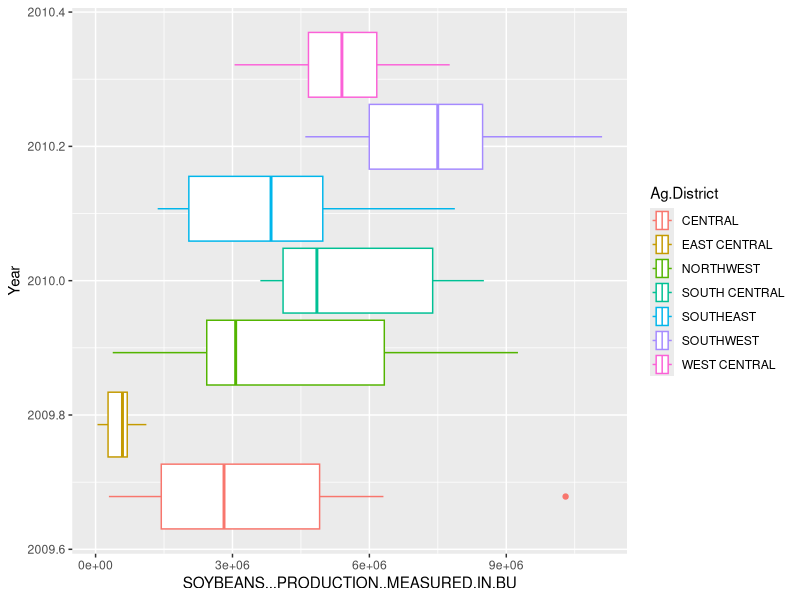
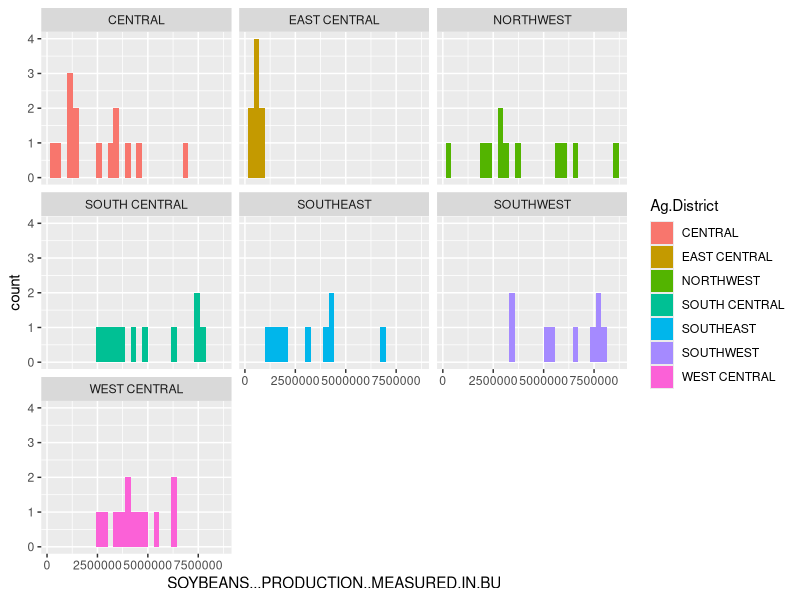
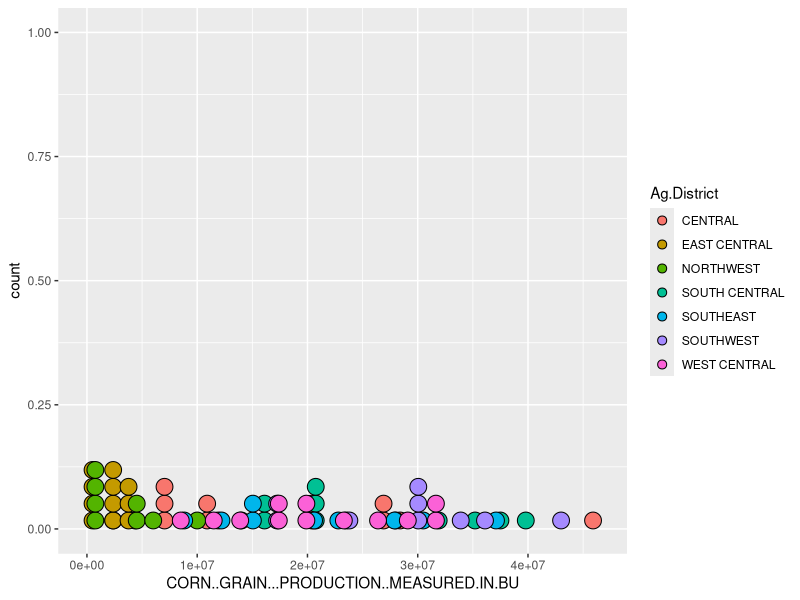
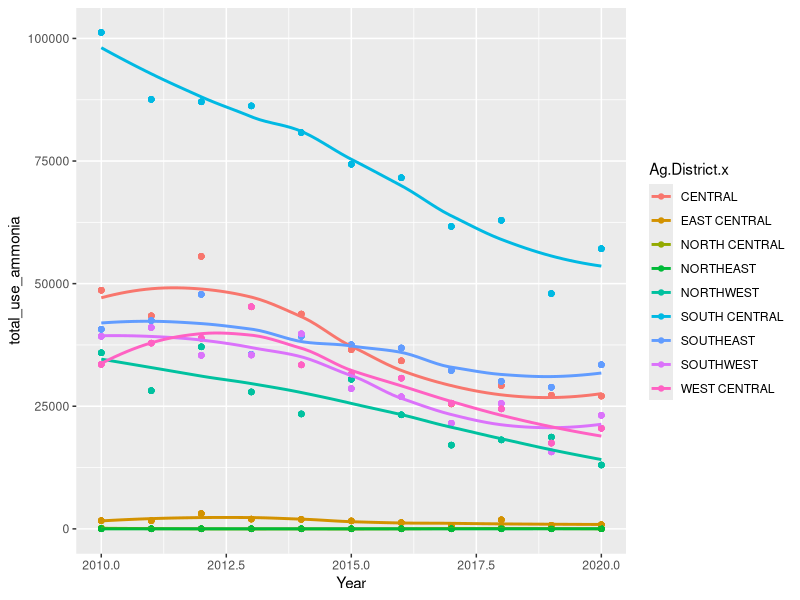
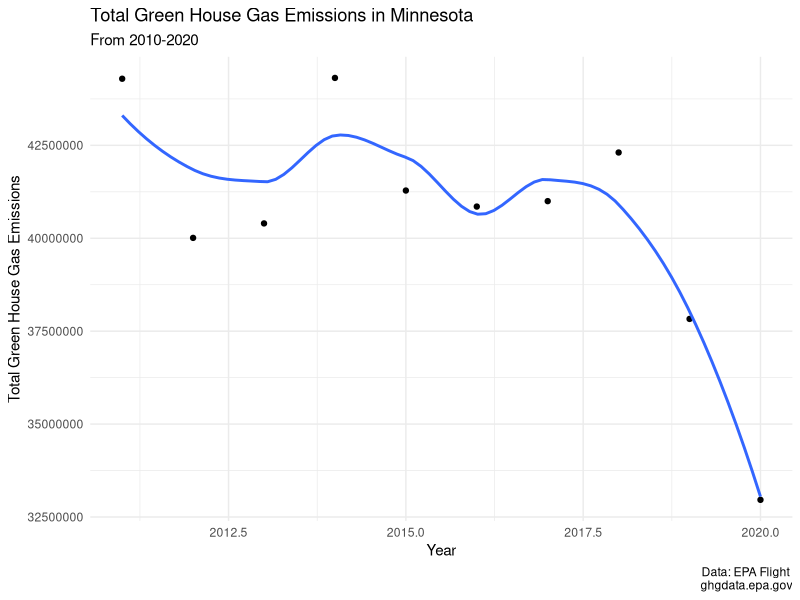

These charts were generated, in order, by the following R code:
## ---- chunk 1
library(tidyverse)
library(tidyr)
library(dplyr)
library(patchwork)
## ---- chunk 2

animals <- read.csv("Animals.csv")

CropProductivityIndex <- read.csv("CropProductivityIndex.csv")

AgDistricts <- read.csv("AgDistricts.csv")

tillable <- read.csv("TillableLand.csv")

FertilizerConsumption <- read.csv("FertilizerConsumption.csv")

Crops <- read.csv("Crops.csv")

## ---- chunk 3

Crops |>
  filter(Year == "2010")|>
  group_by(Ag.District)|>
    ggplot(aes(x = SOYBEANS...PRODUCTION..MEASURED.IN.BU, y = Year, color = Ag.District))+
  geom_boxplot()

Crops |>
  filter(Year == "2011")|>
  group_by(Ag.District)|>
    ggplot(aes(x = SOYBEANS...PRODUCTION..MEASURED.IN.BU, fill = Ag.District))+
  geom_histogram()+
  facet_wrap(~Ag.District)


corn_10 <- Crops |>
  filter(Year == "2010")|>
  ggplot(aes(x = CORN..GRAIN...PRODUCTION..MEASURED.IN.BU, fill = Ag.District))+
  geom_dotplot()
print(corn_10)

## ---- chunk 4

fert_con <- FertilizerConsumption |>
  select(Ag.District, Ammonia..82.0.0., Year) |>
  group_by(Ag.District, Year) |>
  summarise(total_use_ammonia = sum(Ammonia..82.0.0.))
## ---- chunk 5
#shit 
shitty_animals <- animals |>
  select(CATTLE..COWS..MILK...INVENTORY,CATTLE..COWS..BEEF...INVENTORY, HOGS...INVENTORY, TURKEYS...INVENTORY, Ag.District, Year.of.County_Animals) |>
  group_by(Ag.District, Year.of.County_Animals) |>
  summarise(totalshit_milk = sum(CATTLE..COWS..MILK...INVENTORY*155, na.rm=T),
            totalshit_beef = sum(CATTLE..COWS..BEEF...INVENTORY*54,na.rm = T),
            totalshit_hogs = sum(HOGS...INVENTORY*14.8, na.rm = T),
            totalshit_turkeys = sum(TURKEYS...INVENTORY*.47, na.rm = T)) |>
  mutate(Maximum_shit = totalshit_milk + totalshit_beef + totalshit_hogs + totalshit_turkeys) |>
  arrange(desc(Maximum_shit))

max_manure <- shitty_animals |>
  select(Ag.District, Maximum_shit, Year.of.County_Animals) |>
  arrange(desc(Maximum_shit))

#total animals
total_animals <- animals|>
  select(CATTLE..COWS..MILK...INVENTORY,CATTLE..COWS..BEEF...INVENTORY, HOGS...INVENTORY, TURKEYS...INVENTORY,Year.of.County_Animals, Ag.District, Year.of.County_Animals) |>
  group_by(Ag.District, Year.of.County_Animals) |>
  summarise(total_milk = sum(CATTLE..COWS..MILK...INVENTORY, na.rm=T),
            total_beef = sum(CATTLE..COWS..BEEF...INVENTORY,na.rm = T),
            total_hogs = sum(HOGS...INVENTORY, na.rm = T),
            total_turkeys = sum(TURKEYS...INVENTORY, na.rm = T))|>
  mutate(Max_animals = total_milk + total_beef + total_hogs + total_turkeys)

total_animals |>
  select(Ag.District, Max_animals, Year.of.County_Animals) |>
  arrange(desc(Max_animals))
                                                  
## ---- chunk 6
glimpse(max_manure)

joined_amm_shit <- left_join(fert_con, max_manure, join_by("Year" == "Year.of.County_Animals")) 

joined_amm_shit |>
  group_by(Ag.District.x)

joined_amm_shit |>
  ggplot(aes(x = Year, y = total_use_ammonia, color = Ag.District.x)) +
  geom_point() +
  geom_smooth(se = FALSE)
## ---- chunk 7

library(readr)
emissions_1 <- read_csv("emissions_1.csv")
View(emissions_1)


emissions_1$"2011_emissions" <- as.numeric(gsub(",","", emissions_1$`TOTAL REPORTED EMISSIONS, 2011`))
emissions_1$"2012_emissions" <- as.numeric(gsub(",","", emissions_1$`TOTAL REPORTED EMISSIONS, 2012`))
emissions_1$"2013_emissions" <- as.numeric(gsub(",","", emissions_1$`TOTAL REPORTED EMISSIONS, 2013`))
emissions_1$"2014_emissions" <- as.numeric(gsub(",","", emissions_1$`TOTAL REPORTED EMISSIONS, 2014`))
emissions_1$"2015_emissions" <- as.numeric(gsub(",","", emissions_1$`TOTAL REPORTED EMISSIONS, 2015`))
emissions_1$"2016_emissions" <- as.numeric(gsub(",","", emissions_1$`TOTAL REPORTED EMISSIONS, 2016`))
emissions_1$"2017_emissions" <- as.numeric(gsub(",","", emissions_1$`TOTAL REPORTED EMISSIONS, 2017`))
emissions_1$"2018_emissions" <- as.numeric(gsub(",","", emissions_1$`TOTAL REPORTED EMISSIONS, 2018`))
emissions_1$"2019_emissions" <- as.numeric(gsub(",","", emissions_1$`TOTAL REPORTED EMISSIONS, 2019`))
emissions_1$"2020_emissions" <- as.numeric(gsub(",","", emissions_1$`TOTAL REPORTED EMISSIONS, 2020`))

emissions_1 <- emissions_1 |>
  na.omit()

emissions_2 <- emissions_1 |>
  select("2011_emissions","2012_emissions",
         "2013_emissions","2014_emissions",
         "2015_emissions","2016_emissions",
         "2017_emissions","2018_emissions",
         "2019_emissions","2020_emissions") 


summed_emissions <- emissions_2|>
  summarise(`2011` = sum(`2011_emissions`), 
            `2012` = sum(`2012_emissions`),
            `2013` = sum(`2013_emissions`), 
            `2014` = sum(`2014_emissions`),
            `2015` = sum(`2015_emissions`),
            `2016` = sum(`2016_emissions`),
            `2017` = sum(`2017_emissions`),
            `2018` = sum(`2018_emissions`),
            `2019` = sum(`2019_emissions`),
            `2020` = sum(`2020_emissions`)) 

summed_emissions
            
summed_emissions_pivot <- pivot_longer(summed_emissions, cols = 1:10 )

summed_emissions_pivot <- summed_emissions_pivot |>
  mutate(Year = as.numeric(name))

summed_emissions_pivot

summed_emissions_pivot |>
  ggplot(aes(x = Year, y = value)) +
  geom_point() +
  geom_smooth(se = FALSE) +
  theme_minimal() +
  labs(x = "Year", y = "Total Green House Gas Emissions", title =  "Total Green House Gas Emissions in Minnesota", subtitle = "From 2010-2020", caption = "Data: EPA Flight \n ghgdata.epa.gov")


